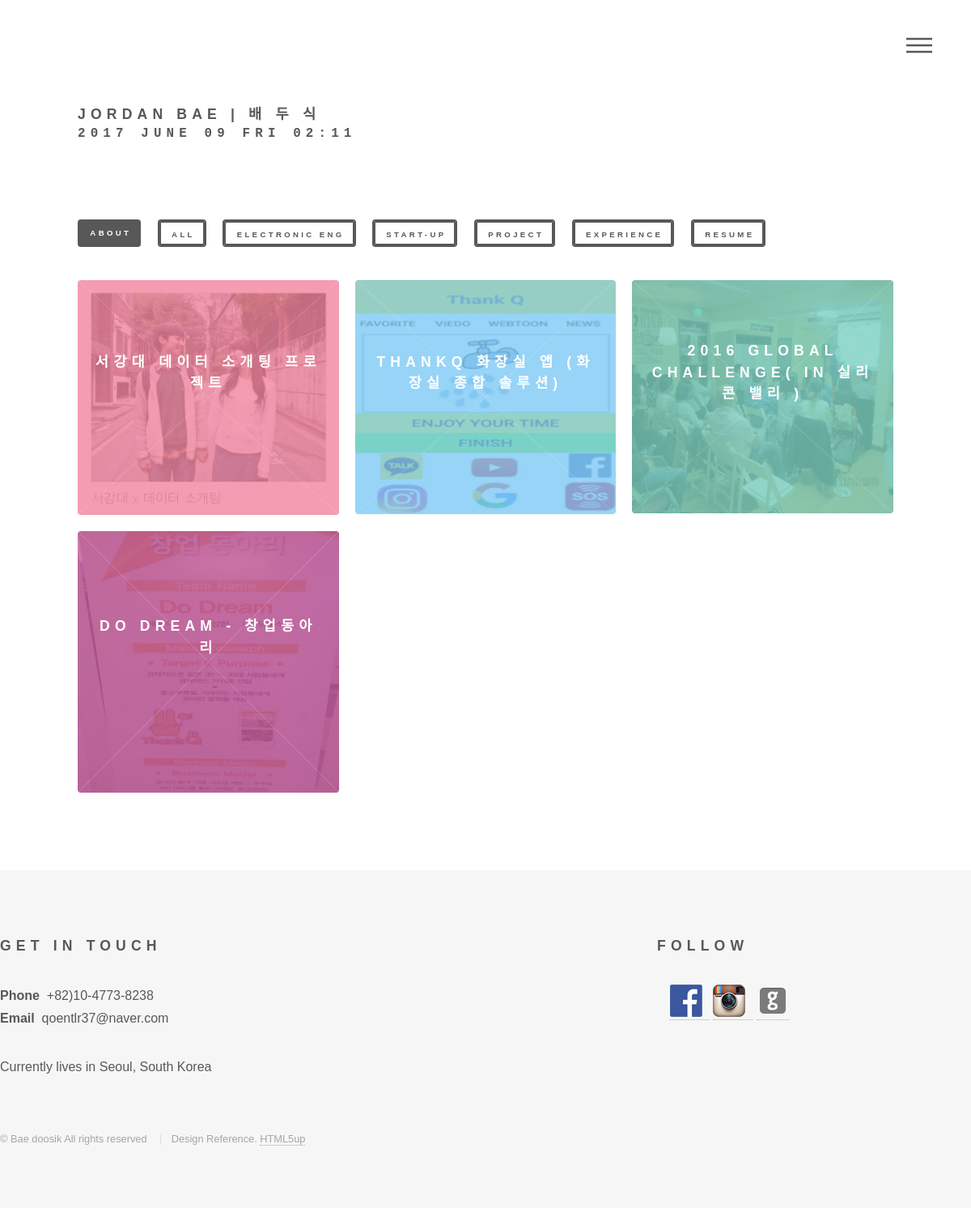
Before: / with the older database file.
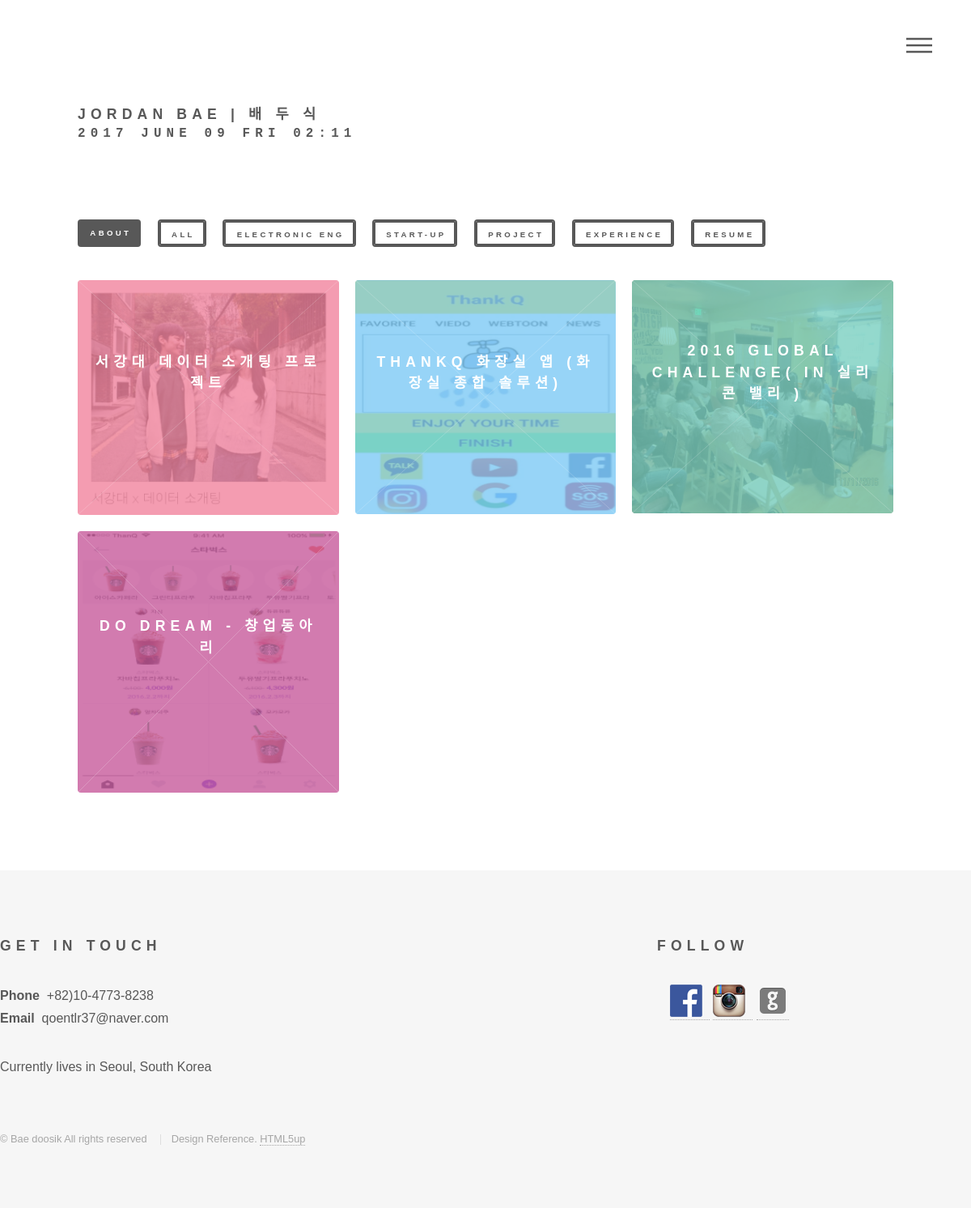
After: the same page with the newer database file.
### portfolio/models.py (models this page shows, shortened)
class TimestampModel(models.Model):
    created_date = models.DateTimeField(auto_now_add=True)
    updated_date = models.DateTimeField(auto_now=True, null=True)
    class Meta:
        abstract = True

class Post(TimestampModel):
    title = models.CharField(max_length=100)
    category= models.CharField(max_length=100,
        choices = (
            ('Electronic-Eng','Electronic-Eng'),
            ('Start-up','Start-up'),
            ('Project','Project'),
            ('Experience','Experience'),
        ),default=False)
    photo1 = models.ImageField(blank=True, upload_to='blog/photo1/%Y/%M/%D')
    photo2 = models.ImageField(blank=True, upload_to='blog/photo2/%Y/%M/%D')
    summary = models.CharField(max_length=200)
    period = models.CharField(max_length=200, default=False)
    url = models.CharField(max_length=100)
    class Meta:
        ordering = ['id']

### portfolio/views.py (the view)
# urls.py: url(r'^$',views.main_view,name='main_view'),
def main_view(request):
    post = Post.objects.all()
    return render(request,'portfolio/home.html',{
        'form':post
    })

### portfolio/templates/portfolio/home.html (shortened to what this page needs)
{% extends 'portfolio/layout.html' %}
{% load static  %}
{% block contents %}
	<div id="wrapper">
		<header id="header">
			<div class="inner">
					<a href="/"><h2>JORDAN BAE | 배 두 식 <pre>{% now "Y F d D H:i" %} </pre></h2></a>
				<br><br>
    		<nav>
    			<ul>
    				<li><a class = 'menu' href="#menu">Menu</a></li>
    			</ul>
    		</nav>
			</div>
		</header>
    <div id="main">
	<div class="inner">
		<header>
	  		  <ul class="actions">
                <li><a href="{% url "portfolio:profile" %}" class="button special small searchtag">About</a></li>
	  		  	<li><a href="{% url "portfolio:main_view" %}" class="button small searchtag">All</a></li>
	  		  	<li><a href="{% url "portfolio:elec" %}" class="button small searchtag">Electronic Eng</a></li>
	  		  	<li><a href="{% url "portfolio:startup" %}" class="button small searchtag">Start-up</a></li>
	  		  	<li><a href="{% url "portfolio:project" %}" class="button small searchtag">Project</a></li>
                <li><a href="{% url "portfolio:experience" %}" class="button small searchtag">Experience</a></li>
                <li><a href="{% url "portfolio:resume" %}" class="button small searchtag">RESUME</a></li>
	  		  </ul>
		</header>
		<section class="tiles">
            {% for post in form %}
                <article class={% cycle 'style1' 'style2' 'style3' 'style4' 'style5' 'style6'%}>
                        <span class="image">
                            <img src="{{ post.photo1.url }}" style="max-width: 100%" />
                        </span>
                    <a href="{% url post.url  %}">
                        <h2>{{ post.title  }}</h2>
                    </a>
                </article>
            {% endfor %}
		</section>
	</div>
</div>
</div>
{% endblock %}

### portfolio/templates/portfolio/layout.html (shortened to what this page needs)
{% load static  %}
{% load imagekit %}
<!DOCTYPE html>
<html>
<head>
	<link rel="stylesheet"  href="{% static "portfolio/assets/style1.css"  %}"  />
    <link rel="stylesheet" href="dreamcodes/social_icons/tsc_social_icons.css" />
	<link rel="stylesheet" media="screen" href="{% static "portfolio/assets/main.css"  %}" />
</head>
<body>
{% block contents %}
{% endblock %}
			<footer id="footer">
				<div class="inner">
					<section>
						<h2>Get in touch</h2>
						<p><strong>Phone</strong>&nbsp +82)10-4773-8238
						<br><strong>Email</strong>&nbsp qoentlr37@naver.com</p>
						<p>Currently lives in Seoul, South Korea</p>
					</section>
					<section>
						<h2>Follow</h2>
						<ul>
							<a href="https://www.facebook.com/doosik.bae"><img src="{% static "portfolio/assets/facebook40x40.png" %}" />&nbsp&nbsp</a>
							<a href="https://www.instagram.com/doo_sik/"><img src="{% static "portfolio/assets/instagram40x40.png" %}"/>&nbsp&nbsp</a>
                            <a href="https://github.com/baidoosik"><img src="{% static "portfolio/assets/github.png" %}"/></a>
						</ul>
					</section>
					<ul class="copyright">
						<li>&copy; Bae doosik All rights reserved</li>
						<li>Design Reference. <a href="https://html5up.net/">HTML5up</a></li>
					</ul>
				</div>
			</footer>
</body>
</html>

Changed rows visible on the page:
changed Post "DO DREAM - 창업동아리": photo1: a different picture
